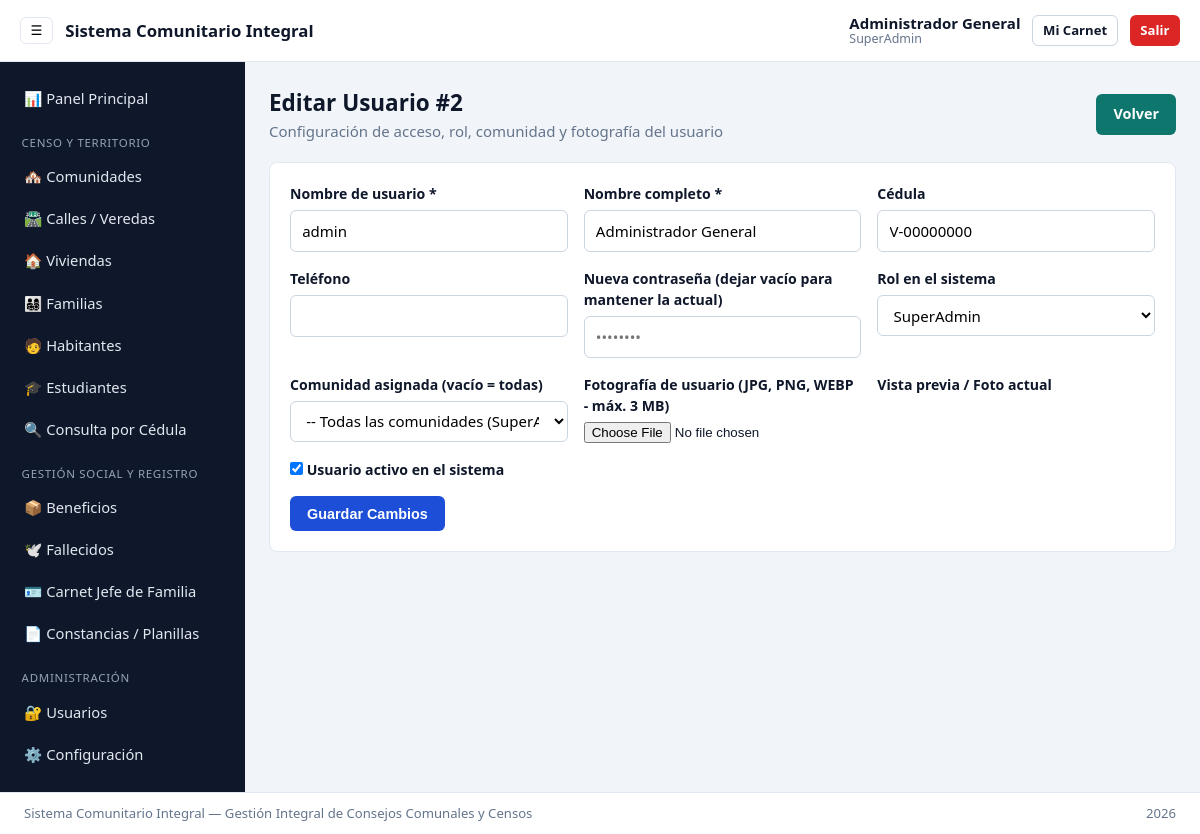
Screenshot of /modulos/usuarios/guardar_usuario.php?id=2 (signed in) with the database file from the repository.
### tables this page shows
CREATE TABLE configuracion (
    id INT AUTO_INCREMENT PRIMARY KEY,
    nombre_sistema VARCHAR(150) NOT NULL DEFAULT 'Sistema Comunitario Integral',
    subtitulo VARCHAR(200) DEFAULT 'Gestión Integral de Consejos Comunales y Censos',
    logo_sistema VARCHAR(255) DEFAULT 'uploads/sistema/default_logo.png',
    actualizado_en TIMESTAMP DEFAULT CURRENT_TIMESTAMP ON UPDATE CURRENT_TIMESTAMP
);

CREATE TABLE usuarios (
    id INT AUTO_INCREMENT PRIMARY KEY,
    comunidad_id INT,  
    cedula VARCHAR(20) UNIQUE,
    nombre_usuario VARCHAR(50) UNIQUE NOT NULL,
    password_hash VARCHAR(255) NOT NULL,
    nombre_completo VARCHAR(100) NOT NULL,
    telefono VARCHAR(20),
    foto VARCHAR(255) DEFAULT 'uploads/usuarios/default_avatar.png',
    rol ENUM('SuperAdmin', 'Administrador Comunidad', 'Vocero/Censador') DEFAULT 'Vocero/Censador',
    estado BOOLEAN DEFAULT TRUE,
    FOREIGN KEY (comunidad_id) REFERENCES comunidades(id) ON DELETE SET NULL
);

### config/conexion.php (called while the page is built, shortened)
<?php
$db_host = 'localhost';
$db_user = 'root';
$db_pass = '';
$db_name = 'sistema_comunitario_integral';
$conexion = new mysqli($db_host, $db_user, $db_pass, $db_name);
$conexion->set_charset('utf8mb4');
$configSistema = [
    'nombre_sistema' => 'Sistema Comunitario Integral',
    'subtitulo'      => 'Gestión Integral de Consejos Comunales y Censos',
    'logo_sistema'   => 'uploads/sistema/default_logo.png'
];
$resConfig = $conexion->query("SELECT nombre_sistema, subtitulo, logo_sistema FROM configuracion ORDER BY id ASC LIMIT 1");
if ($resConfig && $filaConfig = $resConfig->fetch_assoc()) {
    $configSistema['nombre_sistema'] = $filaConfig['nombre_sistema'] ?: $configSistema['nombre_sistema'];
    $configSistema['subtitulo']      = $filaConfig['subtitulo'] ?: $configSistema['subtitulo'];
    $configSistema['logo_sistema']   = $filaConfig['logo_sistema'] ?: $configSistema['logo_sistema'];
}
function e(?string $valor): string {
    return htmlspecialchars((string)$valor, ENT_QUOTES, 'UTF-8');
}
function base_url(string $ruta = ''): string {
    return BASE_URL . '/' . ltrim($ruta, '/');
}

### config/verificar_sesion.php (called while the page is built, shortened)
<?php
require_once __DIR__ . '/conexion.php';
function es_superadmin(): bool {
    return ($_SESSION['rol'] ?? '') === 'SuperAdmin';
}

### modulos/usuarios/guardar_usuario.php (the view, shortened to what this page needs)
<?php
require_once __DIR__ . '/../../config/verificar_sesion.php';
$id = isset($_GET['id']) ? (int)$_GET['id'] : 0;
$esEdicion = ($id > 0);
$u = [
    'comunidad_id'    => es_superadmin() ? null : ($_SESSION['comunidad_id'] ?? null),
    'cedula'          => '',
    'nombre_usuario'  => '',
    'nombre_completo' => '',
    'telefono'        => '',
    'foto'            => 'uploads/usuarios/default_avatar.png',
    'rol'             => es_superadmin() ? 'Administrador Comunidad' : 'Vocero/Censador',
    'estado'          => 1
];
if ($esEdicion) {
    $stmt = $conexion->prepare("SELECT id, comunidad_id, cedula, nombre_usuario, nombre_completo, telefono, foto, rol, estado FROM usuarios WHERE id = ? LIMIT 1");
    $stmt->bind_param('i', $id);
    $stmt->execute();
    $existente = $stmt->get_result()->fetch_assoc();
    $u = $existente;
}
require_once __DIR__ . '/../../includes/header.php';
require_once __DIR__ . '/../../includes/sidebar.php';
?>
<div class="page-header">
    <div>
        <h2><?= $esEdicion ? 'Editar Usuario #' . (int)$id : 'Registrar Nuevo Usuario' ?></h2>
        <p class="text-muted">Configuración de acceso, rol, comunidad y fotografía del usuario</p>
    </div>
    <a href="<?= e(base_url('modulos/usuarios/listar_usuarios.php')) ?>" class="btn btn-secondary">Volver</a>
</div>
<div class="card">
    <form method="POST" enctype="multipart/form-data" class="form-grid">
        <div class="form-group">
            <label for="nombre_usuario">Nombre de usuario *</label>
            <input type="text" name="nombre_usuario" id="nombre_usuario" required value="<?= e($u['nombre_usuario']) ?>">
        </div>
        <div class="form-group">
            <label for="nombre_completo">Nombre completo *</label>
            <input type="text" name="nombre_completo" id="nombre_completo" required value="<?= e($u['nombre_completo']) ?>">
        </div>
        <div class="form-group">
            <label for="cedula">Cédula</label>
            <input type="text" name="cedula" id="cedula" value="<?= e($u['cedula'] ?? '') ?>">
        </div>
        <div class="form-group">
            <label for="telefono">Teléfono</label>
            <input type="text" name="telefono" id="telefono" value="<?= e($u['telefono'] ?? '') ?>">
        </div>
        <div class="form-group">
            <label for="password"><?= $esEdicion ? 'Nueva contraseña (dejar vacío para mantener la actual)' : 'Contraseña *' ?></label>
            <input type="password" name="password" id="password" <?= $esEdicion ? '' : 'required' ?> placeholder="••••••••">
        </div>
        <div class="form-group">
            <label for="rol">Rol en el sistema</label>
            <select name="rol" id="rol">
                <?php if (es_superadmin()): ?>
                    <option value="SuperAdmin" <?= ($u['rol'] ?? '') === 'SuperAdmin' ? 'selected' : '' ?>>SuperAdmin</option>
                <?php endif; ?>
            </select>
        </div>
        <?php if (es_superadmin()): ?>
            <div class="form-group">
                <label for="comunidad_id">Comunidad asignada (vacío = todas)</label>
                <select name="comunidad_id" id="comunidad_id">
                    <option value="">-- Todas las comunidades (SuperAdmin) --</option>
                </select>
            </div>
        <?php endif; ?>
        <div class="form-group">
            <label for="foto_usuario">Fotografía de usuario (JPG, PNG, WEBP - máx. 3 MB)</label>
            <input type="file" name="foto_usuario" id="foto_usuario" accept=".jpg,.jpeg,.png,.webp" data-preview="previewGuardarUsuario">
        </div>
        <div class="form-group">
            <label>Vista previa / Foto actual</label>
        </div>
        <div class="form-group full-width">
            <label>
                <input type="checkbox" name="estado" value="1" <?= !empty($u['estado']) ? 'checked' : '' ?>>
                Usuario activo en el sistema
            </label>
        </div>
        <div class="form-actions full-width">
            <button type="submit" class="btn btn-primary"><?= $esEdicion ? 'Guardar Cambios' : 'Crear Usuario' ?></button>
        </div>
    </form>
</div>
<?php require_once __DIR__ . '/../../includes/footer.php'; ?>

### includes/header.php (shortened to what this page needs)
<!DOCTYPE html>
<html lang="es">
<head>
    <link rel="stylesheet" href="<?= e(base_url('assets/css/estilos.css')) ?>">
</head>
<body class="app-layout">
    <header class="top-navbar">
        <div class="brand-box">
            <button type="button" id="btnToggleSidebar" class="btn-icon" aria-label="Menú">☰</button>
            <span class="brand-title"><?= e($configSistema['nombre_sistema']) ?></span>
        </div>
        <div class="user-box">
            <div class="user-meta">
                <strong><?= e($_SESSION['nombre_completo'] ?? 'Usuario') ?></strong>
                <small><?= e($_SESSION['rol'] ?? '') ?></small>
            </div>
            <a href="<?= e(base_url('carnet/carnet_usuario.php')) ?>" class="btn btn-sm btn-outline">Mi Carnet</a>
            <a href="<?= e(base_url('cerrar_sesion.php')) ?>" class="btn btn-sm btn-danger">Salir</a>
        </div>
    </header>
    <div class="main-wrapper">

### includes/footer.php (shortened to what this page needs)
</main>
</div>
<footer class="main-footer">
    <span><?= e($configSistema['nombre_sistema']) ?> &mdash; <?= e($configSistema['subtitulo']) ?></span>
    <span><?= date('Y') ?></span>
</footer>
</body>
</html>

### assets/css/estilos.css (style rules this page uses)
:root { --bg: #f1f5f9; --surface: #ffffff; --text: #0f172a; --muted: #64748b; --primary: #1d4ed8; --primary-hover: #1e40af; --secondary: #0f766e; --danger: #dc2626; --border: #e2e8f0; --sidebar-bg: #0f172a; --sidebar-text: #e2e8f0; --radius: 8px; }
* { box-sizing: border-box; margin: 0; padding: 0; }
body { font-family: system-ui, -apple-system, "Segoe UI", Roboto, sans-serif; background: var(--bg); color: var(--text); line-height: 1.5; font-size: 15px; }
.top-navbar { height: 62px; background: var(--surface); border-bottom: 1px solid var(--border); padding: 0 1.25rem; display: flex; align-items: center; justify-content: space-between; position: sticky; top: 0; z-index: 30; }
.brand-box, .user-box { display: flex; align-items: center; gap: 0.75rem; }
.brand-title { font-weight: 700; font-size: 1.05rem; }
.user-meta { display: flex; flex-direction: column; line-height: 1.2; }
.user-meta small { color: var(--muted); font-size: 0.78rem; }
.main-wrapper { display: flex; min-height: calc(100vh - 104px); }
.main-footer { height: 42px; background: var(--surface); border-top: 1px solid var(--border); padding: 0 1.5rem; display: flex; align-items: center; justify-content: space-between; font-size: 0.82rem; color: var(--muted); }
.page-header { display: flex; flex-wrap: wrap; align-items: center; justify-content: space-between; gap: 1rem; margin-bottom: 1.25rem; }
.text-muted { color: var(--muted); }
.card { background: var(--surface); border: 1px solid var(--border); border-radius: var(--radius); padding: 1.25rem; margin-bottom: 1.25rem; }
.form-vertical, .form-grid { display: grid; gap: 1rem; }
.form-grid { grid-template-columns: repeat(auto-fit, minmax(240px, 1fr)); }
.form-group { display: flex; flex-direction: column; gap: 0.35rem; }
.form-group.full-width, .form-actions.full-width { grid-column: 1 / -1; }
label { font-weight: 600; font-size: 0.88rem; }
input[type="text"], input[type="password"], input[type="email"], input[type="number"], input[type="date"], select, textarea { width: 100%; padding: 0.55rem 0.7rem; border: 1px solid #cbd5e1; border-radius: 6px; font: inherit; background: #fff; }
.btn { display: inline-flex; align-items: center; justify-content: center; gap: 0.35rem; padding: 0.55rem 1rem; border-radius: 6px; border: 1px solid transparent; background: #e2e8f0; color: var(--text); text-decoration: none; font-weight: 600; font-size: 0.9rem; cursor: pointer; }
.btn-primary { background: var(--primary); color: #fff; }
.btn-secondary { background: var(--secondary); color: #fff; }
.btn-danger { background: var(--danger); color: #fff; }
.btn-outline { background: transparent; border-color: #cbd5e1; }
.btn-sm { padding: 0.3rem 0.6rem; font-size: 0.82rem; }
.btn-icon { background: none; border: 1px solid var(--border); border-radius: 6px; padding: 0.3rem 0.6rem; cursor: pointer; }

### rows the page displays
configuracion: nombre_sistema "Sistema Comunitario Integral", subtitulo "Gestión Integral de Consejos Comunales y Censos"
usuarios: nombre_usuario "admin", nombre_completo "Administrador General", cedula "V-00000000", rol "SuperAdmin", estado "☑"

### other values shown
$_SESSION['nombre_completo'] "Administrador General"
$_SESSION['rol'] "SuperAdmin"
$id "2"
